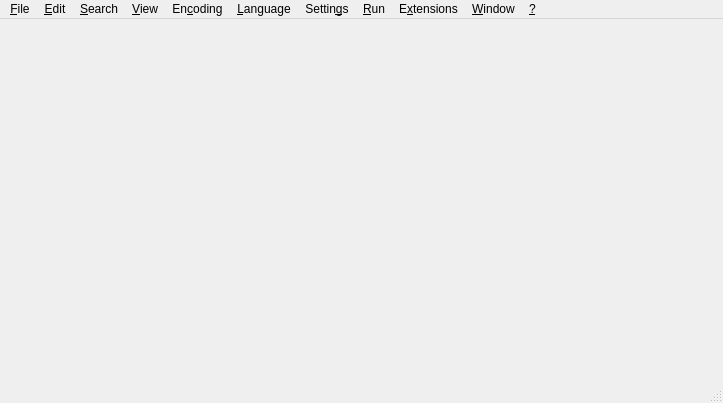
<?xml version="1.0" encoding="UTF-8"?>
<ui version="4.0">
 <class>MainWindow</class>
 <widget class="QMainWindow" name="MainWindow">
  <property name="geometry">
   <rect>
    <x>0</x>
    <y>0</y>
    <width>723</width>
    <height>403</height>
   </rect>
  </property>
  <property name="windowTitle">
   <string>Notepadqq</string>
  </property>
  <property name="windowIcon">
   <iconset resource="resources.qrc">
    <normaloff>:/icons/notepadqq/scalable/notepadqq.svg</normaloff>:/icons/notepadqq/scalable/notepadqq.svg</iconset>
  </property>
  <property name="documentMode">
   <bool>true</bool>
  </property>
  <property name="unifiedTitleAndToolBarOnMac">
   <bool>false</bool>
  </property>
  <widget class="QWidget" name="centralWidget">
   <layout class="QVBoxLayout" name="verticalLayout">
    <property name="leftMargin">
     <number>0</number>
    </property>
    <property name="topMargin">
     <number>0</number>
    </property>
    <property name="rightMargin">
     <number>0</number>
    </property>
    <property name="bottomMargin">
     <number>0</number>
    </property>
   </layout>
  </widget>
  <widget class="QMenuBar" name="menuBar">
   <property name="geometry">
    <rect>
     <x>0</x>
     <y>0</y>
     <width>723</width>
     <height>23</height>
    </rect>
   </property>
   <widget class="QMenu" name="menu_File">
    <property name="title">
     <string>&amp;File</string>
    </property>
    <widget class="QMenu" name="menuRecent_Files">
     <property name="title">
      <string>Recent Files</string>
     </property>
    </widget>
    <addaction name="actionNew"/>
    <addaction name="actionOpen"/>
    <addaction name="actionOpen_Folder"/>
    <addaction name="actionReload_from_Disk"/>
    <addaction name="actionSave"/>
    <addaction name="actionSave_as"/>
    <addaction name="actionSave_a_Copy_As"/>
    <addaction name="actionSave_All"/>
    <addaction name="actionRename"/>
    <addaction name="actionClose"/>
    <addaction name="actionClose_All"/>
    <addaction name="actionClose_All_BUT_Current_Document"/>
    <addaction name="separator"/>
    <addaction name="actionLoad_Session"/>
    <addaction name="actionSave_Session"/>
    <addaction name="separator"/>
    <addaction name="actionPrint"/>
    <addaction name="actionPrint_Now"/>
    <addaction name="menuRecent_Files"/>
    <addaction name="separator"/>
    <addaction name="actionExit"/>
   </widget>
   <widget class="QMenu" name="menu_Edit">
    <property name="title">
     <string>&amp;Edit</string>
    </property>
    <widget class="QMenu" name="menuEOL_Conversion">
     <property name="title">
      <string>&amp;End of line</string>
     </property>
     <addaction name="actionWindows_Format"/>
     <addaction name="actionUNIX_Format"/>
     <addaction name="actionMac_Format"/>
    </widget>
    <widget class="QMenu" name="menuCopy_to_Clipboard">
     <property name="title">
      <string>C&amp;opy to Clipboard</string>
     </property>
     <addaction name="actionCurrent_Full_File_Path_to_Clipboard"/>
     <addaction name="actionCurrent_Filename_to_Clipboard"/>
     <addaction name="actionCurrent_Directory_Path_to_Clipboard"/>
    </widget>
    <widget class="QMenu" name="menuConvert_Case_to">
     <property name="title">
      <string>Co&amp;nvert Case to</string>
     </property>
     <addaction name="actionUPPERCASE"/>
     <addaction name="actionLowercase"/>
    </widget>
    <widget class="QMenu" name="menuIndentation">
     <property name="title">
      <string>&amp;Indentation</string>
     </property>
     <addaction name="actionIndentation_Default_Settings"/>
     <addaction name="actionIndentation_Custom"/>
     <addaction name="separator"/>
     <addaction name="actionToggle_Smart_Indent"/>
    </widget>
    <widget class="QMenu" name="menuLine_Operations">
     <property name="title">
      <string>&amp;Line Operations</string>
     </property>
     <addaction name="actionDuplicate_Line"/>
     <addaction name="actionDelete_Line"/>
     <addaction name="actionMove_Line_Up"/>
     <addaction name="actionMove_Line_Down"/>
    </widget>
    <widget class="QMenu" name="menuBlank_Operations">
     <property name="title">
      <string>&amp;Blank Operations</string>
     </property>
     <addaction name="actionTrim_Trailing_Space"/>
     <addaction name="actionTrim_Leading_Space"/>
     <addaction name="actionTrim_Leading_and_Trailing_Space"/>
     <addaction name="actionEOL_to_Space"/>
     <addaction name="separator"/>
     <addaction name="actionTAB_to_Space"/>
     <addaction name="actionSpace_to_TAB_All"/>
     <addaction name="actionSpace_to_TAB_Leading"/>
    </widget>
    <addaction name="actionUndo"/>
    <addaction name="actionRedo"/>
    <addaction name="separator"/>
    <addaction name="actionCut"/>
    <addaction name="actionCopy"/>
    <addaction name="actionPaste"/>
    <addaction name="actionDelete"/>
    <addaction name="actionSelect_All"/>
    <addaction name="actionBegin_End_Select"/>
    <addaction name="separator"/>
    <addaction name="menuCopy_to_Clipboard"/>
    <addaction name="menuConvert_Case_to"/>
    <addaction name="menuLine_Operations"/>
    <addaction name="menuEOL_Conversion"/>
    <addaction name="menuBlank_Operations"/>
    <addaction name="menuIndentation"/>
   </widget>
   <widget class="QMenu" name="menu_Search">
    <property name="title">
     <string>&amp;Search</string>
    </property>
    <addaction name="actionSearch"/>
    <addaction name="actionFind_in_Files"/>
    <addaction name="actionFind_Next"/>
    <addaction name="actionFind_Previous"/>
    <addaction name="separator"/>
    <addaction name="actionReplace"/>
    <addaction name="separator"/>
    <addaction name="actionGo_to_Line"/>
   </widget>
   <widget class="QMenu" name="menu_View">
    <property name="title">
     <string>&amp;View</string>
    </property>
    <widget class="QMenu" name="menuShow_Symbol">
     <property name="title">
      <string>&amp;Show Symbol</string>
     </property>
     <addaction name="actionShow_Whitespace"/>
     <addaction name="actionShow_End_of_Line"/>
     <addaction name="actionShow_All_Characters"/>
     <addaction name="separator"/>
     <addaction name="actionShow_Indent_Guide"/>
     <addaction name="actionShow_Wrap_Symbol"/>
    </widget>
    <widget class="QMenu" name="menuZoom">
     <property name="title">
      <string>&amp;Zoom</string>
     </property>
     <addaction name="actionZoom_In"/>
     <addaction name="actionZoom_Out"/>
     <addaction name="actionRestore_Default_Zoom"/>
    </widget>
    <widget class="QMenu" name="menuMove_Clone_Current_Document">
     <property name="title">
      <string>&amp;Move/Clone Current Document</string>
     </property>
     <addaction name="actionMove_to_Other_View"/>
     <addaction name="actionClone_to_Other_View"/>
     <addaction name="actionMove_to_New_Window"/>
     <addaction name="actionOpen_in_New_Window"/>
    </widget>
    <addaction name="separator"/>
    <addaction name="menuShow_Symbol"/>
    <addaction name="menuZoom"/>
    <addaction name="menuMove_Clone_Current_Document"/>
    <addaction name="actionWord_wrap"/>
    <addaction name="actionMath_Rendering"/>
    <addaction name="actionToggle_To_Former_Tab"/>
    <addaction name="separator"/>
    <addaction name="separator"/>
    <addaction name="actionFull_Screen"/>
   </widget>
   <widget class="QMenu" name="menu_Encoding">
    <property name="title">
     <string>En&amp;coding</string>
    </property>
    <addaction name="actionInterpret_as_UTF_8"/>
    <addaction name="actionInterpret_as_UTF_8_without_BOM"/>
    <addaction name="actionInterpret_as_UTF_16BE_UCS_2_Big_Endian"/>
    <addaction name="actionInterpret_as_UTF_16LE_UCS_2_Little_Endian"/>
    <addaction name="actionInterpret_As"/>
    <addaction name="separator"/>
    <addaction name="actionReload_File_Interpreted_As"/>
    <addaction name="separator"/>
    <addaction name="actionUTF_8"/>
    <addaction name="actionUTF_8_without_BOM"/>
    <addaction name="actionUTF_16BE"/>
    <addaction name="actionUTF_16LE"/>
    <addaction name="actionConvert_to"/>
   </widget>
   <widget class="QMenu" name="menu_Language">
    <property name="title">
     <string>&amp;Language</string>
    </property>
    <addaction name="actionPlain_text"/>
    <addaction name="separator"/>
   </widget>
   <widget class="QMenu" name="menu_Settings">
    <property name="title">
     <string>Settin&amp;gs</string>
    </property>
    <addaction name="actionPreferences"/>
    <addaction name="separator"/>
    <addaction name="actionShow_Menubar"/>
    <addaction name="actionShow_Toolbar"/>
   </widget>
   <widget class="QMenu" name="menu_Help">
    <property name="title">
     <string>&amp;?</string>
    </property>
    <addaction name="actionAbout_Qt"/>
    <addaction name="actionAbout_Notepadqq"/>
   </widget>
   <widget class="QMenu" name="menu_Run">
    <property name="title">
     <string>&amp;Run</string>
    </property>
    <addaction name="actionRun"/>
    <addaction name="separator"/>
   </widget>
   <widget class="QMenu" name="menu_Window">
    <property name="title">
     <string>&amp;Window</string>
    </property>
    <addaction name="actionOpen_a_New_Window"/>
   </widget>
   <widget class="QMenu" name="menu_Extensions">
    <property name="title">
     <string>E&amp;xtensions</string>
    </property>
    <addaction name="actionInstall_Extension"/>
    <addaction name="separator"/>
   </widget>
   <addaction name="menu_File"/>
   <addaction name="menu_Edit"/>
   <addaction name="menu_Search"/>
   <addaction name="menu_View"/>
   <addaction name="menu_Encoding"/>
   <addaction name="menu_Language"/>
   <addaction name="menu_Settings"/>
   <addaction name="menu_Run"/>
   <addaction name="menu_Extensions"/>
   <addaction name="menu_Window"/>
   <addaction name="menu_Help"/>
  </widget>
  <widget class="QStatusBar" name="statusBar"/>
  <action name="actionOpen">
   <property name="text">
    <string>&amp;Open...</string>
   </property>
   <property name="shortcut">
    <string>Ctrl+O</string>
   </property>
  </action>
  <action name="actionNew">
   <property name="text">
    <string>&amp;New</string>
   </property>
   <property name="shortcut">
    <string>Ctrl+N</string>
   </property>
  </action>
  <action name="actionReload_from_Disk">
   <property name="text">
    <string>&amp;Reload from Disk</string>
   </property>
  </action>
  <action name="actionSave">
   <property name="text">
    <string>&amp;Save</string>
   </property>
   <property name="shortcut">
    <string>Ctrl+S</string>
   </property>
  </action>
  <action name="actionSave_as">
   <property name="text">
    <string>Save &amp;As...</string>
   </property>
   <property name="toolTip">
    <string>Save As...</string>
   </property>
   <property name="shortcut">
    <string>Ctrl+Alt+S</string>
   </property>
  </action>
  <action name="actionSave_a_Copy_As">
   <property name="text">
    <string>Sa&amp;ve a Copy As...</string>
   </property>
  </action>
  <action name="actionSave_All">
   <property name="text">
    <string>Sav&amp;e All</string>
   </property>
   <property name="shortcut">
    <string>Ctrl+Shift+S</string>
   </property>
  </action>
  <action name="actionRename">
   <property name="text">
    <string>Rena&amp;me...</string>
   </property>
  </action>
  <action name="actionClose">
   <property name="text">
    <string>&amp;Close</string>
   </property>
   <property name="shortcut">
    <string>Ctrl+W</string>
   </property>
  </action>
  <action name="actionClose_All">
   <property name="text">
    <string>C&amp;lose All</string>
   </property>
  </action>
  <action name="actionClose_All_BUT_Current_Document">
   <property name="text">
    <string>Close All &amp;BUT Current Document</string>
   </property>
  </action>
  <action name="actionLoad_Session">
   <property name="text">
    <string>Load Session...</string>
   </property>
  </action>
  <action name="actionSave_Session">
   <property name="text">
    <string>Save Session...</string>
   </property>
  </action>
  <action name="actionPrint">
   <property name="enabled">
    <bool>true</bool>
   </property>
   <property name="text">
    <string>&amp;Print...</string>
   </property>
   <property name="shortcut">
    <string>Ctrl+P</string>
   </property>
   <property name="visible">
    <bool>true</bool>
   </property>
  </action>
  <action name="actionPrint_Now">
   <property name="enabled">
    <bool>false</bool>
   </property>
   <property name="text">
    <string>Pr&amp;int Now</string>
   </property>
   <property name="visible">
    <bool>false</bool>
   </property>
  </action>
  <action name="actionOpen_All_Recent_Files">
   <property name="text">
    <string>Open All Recent Files</string>
   </property>
  </action>
  <action name="actionEmpty_Recent_Files_List">
   <property name="text">
    <string>Empty Recent Files List</string>
   </property>
  </action>
  <action name="actionExit">
   <property name="text">
    <string>E&amp;xit</string>
   </property>
   <property name="shortcut">
    <string>Alt+F4</string>
   </property>
  </action>
  <action name="actionUndo">
   <property name="text">
    <string>&amp;Undo</string>
   </property>
   <property name="shortcut">
    <string>Ctrl+Z</string>
   </property>
  </action>
  <action name="actionRedo">
   <property name="text">
    <string>&amp;Redo</string>
   </property>
   <property name="shortcut">
    <string>Ctrl+Y</string>
   </property>
  </action>
  <action name="actionCut">
   <property name="text">
    <string>Cu&amp;t</string>
   </property>
   <property name="shortcut">
    <string>Ctrl+X</string>
   </property>
  </action>
  <action name="actionCopy">
   <property name="text">
    <string>&amp;Copy</string>
   </property>
   <property name="shortcut">
    <string>Ctrl+C</string>
   </property>
  </action>
  <action name="actionPaste">
   <property name="text">
    <string>&amp;Paste</string>
   </property>
   <property name="shortcut">
    <string>Ctrl+V</string>
   </property>
  </action>
  <action name="actionDelete">
   <property name="text">
    <string>&amp;Delete</string>
   </property>
   <property name="shortcut">
    <string>Del</string>
   </property>
  </action>
  <action name="actionSelect_All">
   <property name="text">
    <string>Select &amp;All</string>
   </property>
   <property name="shortcut">
    <string>Ctrl+A</string>
   </property>
  </action>
  <action name="actionAbout_Notepadqq">
   <property name="text">
    <string>About &amp;Notepadqq...</string>
   </property>
   <property name="shortcut">
    <string>F1</string>
   </property>
  </action>
  <action name="actionAbout_Qt">
   <property name="text">
    <string>&amp;About Qt...</string>
   </property>
  </action>
  <action name="actionWindows_Format">
   <property name="checkable">
    <bool>true</bool>
   </property>
   <property name="text">
    <string>&amp;Windows Format</string>
   </property>
  </action>
  <action name="actionUNIX_Format">
   <property name="checkable">
    <bool>true</bool>
   </property>
   <property name="checked">
    <bool>true</bool>
   </property>
   <property name="text">
    <string>&amp;UNIX / OS X Format</string>
   </property>
  </action>
  <action name="actionMac_Format">
   <property name="checkable">
    <bool>true</bool>
   </property>
   <property name="text">
    <string>&amp;Old Mac Format</string>
   </property>
  </action>
  <action name="actionShow_End_of_Line">
   <property name="checkable">
    <bool>true</bool>
   </property>
   <property name="text">
    <string>Show &amp;End of Line</string>
   </property>
  </action>
  <action name="actionShow_Tabs">
   <property name="checkable">
    <bool>true</bool>
   </property>
   <property name="text">
    <string>&amp;Show Tabs</string>
   </property>
  </action>
  <action name="actionShow_All_Characters">
   <property name="checkable">
    <bool>true</bool>
   </property>
   <property name="text">
    <string>Show All &amp;Characters</string>
   </property>
  </action>
  <action name="actionShow_Indent_Guide">
   <property name="checkable">
    <bool>true</bool>
   </property>
   <property name="checked">
    <bool>true</bool>
   </property>
   <property name="text">
    <string>Show &amp;Indent Guide</string>
   </property>
  </action>
  <action name="actionShow_Wrap_Symbol">
   <property name="checkable">
    <bool>true</bool>
   </property>
   <property name="text">
    <string>Show &amp;Wrap Symbol</string>
   </property>
  </action>
  <action name="actionWord_wrap">
   <property name="checkable">
    <bool>true</bool>
   </property>
   <property name="text">
    <string>&amp;Word wrap</string>
   </property>
  </action>
  <action name="actionMath_Rendering">
   <property name="checkable">
    <bool>true</bool>
   </property>
   <property name="text">
    <string>Math &amp;Rendering</string>
   </property>
   <property name="visible">
    <bool>false</bool>
   </property>
  </action>
  <action name="actionCurrent_Full_File_Path_to_Clipboard">
   <property name="text">
    <string>&amp;Copy Full Path to Clipboard</string>
   </property>
  </action>
  <action name="actionCurrent_Filename_to_Clipboard">
   <property name="text">
    <string>Copy &amp;Filename to Clipboard</string>
   </property>
  </action>
  <action name="actionCurrent_Directory_Path_to_Clipboard">
   <property name="text">
    <string>Copy &amp;Directory to Clipboard</string>
   </property>
  </action>
  <action name="actionZoom_In">
   <property name="text">
    <string>Zoom &amp;In</string>
   </property>
   <property name="shortcut">
    <string>Ctrl++</string>
   </property>
  </action>
  <action name="actionZoom_Out">
   <property name="text">
    <string>Zoom &amp;Out</string>
   </property>
   <property name="shortcut">
    <string>Ctrl+-</string>
   </property>
  </action>
  <action name="actionRestore_Default_Zoom">
   <property name="text">
    <string>&amp;Restore Default Zoom</string>
   </property>
   <property name="shortcut">
    <string>Ctrl+0</string>
   </property>
  </action>
  <action name="actionMove_to_Other_View">
   <property name="text">
    <string>&amp;Move to Other View</string>
   </property>
  </action>
  <action name="actionClone_to_Other_View">
   <property name="text">
    <string>&amp;Clone to Other View</string>
   </property>
   <property name="visible">
    <bool>false</bool>
   </property>
  </action>
  <action name="actionMove_to_New_Window">
   <property name="text">
    <string>Move to a &amp;New Window</string>
   </property>
  </action>
  <action name="actionOpen_in_New_Window">
   <property name="text">
    <string>&amp;Open in a New Window</string>
   </property>
  </action>
  <action name="action_Start_Recording">
   <property name="text">
    <string>&amp;Start Recording</string>
   </property>
   <property name="visible">
    <bool>false</bool>
   </property>
  </action>
  <action name="action_Stop_Recording">
   <property name="enabled">
    <bool>false</bool>
   </property>
   <property name="text">
    <string>&amp;Stop Recording</string>
   </property>
   <property name="visible">
    <bool>false</bool>
   </property>
  </action>
  <action name="action_Playback">
   <property name="enabled">
    <bool>false</bool>
   </property>
   <property name="text">
    <string>&amp;Playback</string>
   </property>
   <property name="visible">
    <bool>false</bool>
   </property>
  </action>
  <action name="actionSave_Currently_Recorded_Macro">
   <property name="enabled">
    <bool>false</bool>
   </property>
   <property name="text">
    <string>Save Currently Recorded Macro</string>
   </property>
   <property name="visible">
    <bool>false</bool>
   </property>
  </action>
  <action name="actionRun_a_Macro_Multiple_Times">
   <property name="text">
    <string>Run a Macro Multiple Times...</string>
   </property>
   <property name="visible">
    <bool>false</bool>
   </property>
  </action>
  <action name="actionTrim_Trailing_and_save">
   <property name="text">
    <string>Trim Trailing and save</string>
   </property>
  </action>
  <action name="actionModify_Shortcut_Delete_Macro">
   <property name="text">
    <string>Modify Shortcut/Delete Macro...</string>
   </property>
  </action>
  <action name="actionUPPERCASE">
   <property name="text">
    <string>&amp;UPPERCASE</string>
   </property>
   <property name="shortcut">
    <string>Ctrl+Shift+U</string>
   </property>
  </action>
  <action name="actionLowercase">
   <property name="text">
    <string>&amp;lowercase</string>
   </property>
   <property name="shortcut">
    <string>Ctrl+U</string>
   </property>
  </action>
  <action name="actionUTF_8">
   <property name="text">
    <string>&amp;Convert to UTF-8</string>
   </property>
  </action>
  <action name="actionUTF_16BE">
   <property name="text">
    <string>Convert to UTF-&amp;16BE (UCS-2 Big Endian)</string>
   </property>
  </action>
  <action name="actionUTF_16LE">
   <property name="text">
    <string>Convert to UTF-16LE (UCS-&amp;2 Little Endian)</string>
   </property>
  </action>
  <action name="actionUTF_8_without_BOM">
   <property name="text">
    <string>Convert to &amp;UTF-8 without BOM</string>
   </property>
  </action>
  <action name="actionRun">
   <property name="text">
    <string>&amp;Run...</string>
   </property>
  </action>
  <action name="actionLaunch_in_Firefox">
   <property name="text">
    <string>Launch in Firefox</string>
   </property>
  </action>
  <action name="actionLaunch_in_Chromium">
   <property name="text">
    <string>Launch in Chromium</string>
   </property>
  </action>
  <action name="actionGet_php_help">
   <property name="text">
    <string>Get PHP help</string>
   </property>
  </action>
  <action name="actionGoogle_Search">
   <property name="text">
    <string>Google Search</string>
   </property>
  </action>
  <action name="actionWikipedia_Search">
   <property name="text">
    <string>Wikipedia Search</string>
   </property>
  </action>
  <action name="actionOpen_file">
   <property name="text">
    <string>Open file(s)</string>
   </property>
  </action>
  <action name="actionOpen_in_another_window">
   <property name="text">
    <string>Open file(s) in a new window</string>
   </property>
  </action>
  <action name="actionModify_Shortcut_Delete_Command">
   <property name="text">
    <string>Modify Shortcut / Delete Command...</string>
   </property>
  </action>
  <action name="actionPreferences">
   <property name="text">
    <string>&amp;Preferences...</string>
   </property>
  </action>
  <action name="actionSearch">
   <property name="text">
    <string>&amp;Find...</string>
   </property>
   <property name="shortcut">
    <string>Ctrl+F</string>
   </property>
  </action>
  <action name="actionFind_Next">
   <property name="text">
    <string>Find &amp;Next</string>
   </property>
   <property name="shortcut">
    <string>F3</string>
   </property>
  </action>
  <action name="actionFind_Previous">
   <property name="text">
    <string>Find &amp;Previous</string>
   </property>
   <property name="shortcut">
    <string>Shift+F3</string>
   </property>
  </action>
  <action name="actionPlain_text">
   <property name="text">
    <string>&amp;Plain text</string>
   </property>
  </action>
  <action name="actionReplace">
   <property name="text">
    <string>&amp;Replace...</string>
   </property>
   <property name="shortcut">
    <string>Ctrl+H</string>
   </property>
  </action>
  <action name="actionReload_File_Interpreted_As">
   <property name="text">
    <string>&amp;Reload file interpreted as...</string>
   </property>
  </action>
  <action name="actionConvert_to">
   <property name="text">
    <string>C&amp;onvert to...</string>
   </property>
  </action>
  <action name="actionInterpret_as_UTF_16BE_UCS_2_Big_Endian">
   <property name="text">
    <string>Interpret as UTF-16BE (UCS-2 &amp;Big Endian)</string>
   </property>
  </action>
  <action name="actionInterpret_as_UTF_8_without_BOM">
   <property name="text">
    <string>Interpret as UTF-&amp;8 without BOM</string>
   </property>
  </action>
  <action name="actionInterpret_as_UTF_8">
   <property name="text">
    <string>&amp;Interpret as UTF-8</string>
   </property>
  </action>
  <action name="actionInterpret_as_UTF_16LE_UCS_2_Little_Endian">
   <property name="text">
    <string>Interpret as UTF-16LE (UCS-2 &amp;Little Endian)</string>
   </property>
  </action>
  <action name="actionIndentation_Default_Settings">
   <property name="checkable">
    <bool>true</bool>
   </property>
   <property name="checked">
    <bool>true</bool>
   </property>
   <property name="text">
    <string>&amp;Default settings</string>
   </property>
  </action>
  <action name="actionIndentation_Custom">
   <property name="checkable">
    <bool>true</bool>
   </property>
   <property name="text">
    <string>&amp;Custom...</string>
   </property>
  </action>
  <action name="actionInterpret_As">
   <property name="text">
    <string>I&amp;nterpret as...</string>
   </property>
  </action>
  <action name="actionLaunch_in_Chrome">
   <property name="text">
    <string>Launch in Chrome</string>
   </property>
  </action>
  <action name="actionOpen_a_New_Window">
   <property name="text">
    <string>&amp;Open a New Window</string>
   </property>
  </action>
  <action name="actionFind_in_Files">
   <property name="text">
    <string>&amp;Advanced Search</string>
   </property>
   <property name="shortcut">
    <string>Ctrl+Shift+F</string>
   </property>
  </action>
  <action name="actionDelete_Line">
   <property name="text">
    <string>Delete &amp;Current Line</string>
   </property>
   <property name="toolTip">
    <string>Delete the current line</string>
   </property>
   <property name="shortcut">
    <string>Ctrl+L</string>
   </property>
  </action>
  <action name="actionDuplicate_Line">
   <property name="text">
    <string>&amp;Duplicate Current Line</string>
   </property>
   <property name="toolTip">
    <string>Duplicate the current line</string>
   </property>
   <property name="shortcut">
    <string>Ctrl+D</string>
   </property>
  </action>
  <action name="actionMove_Line_Up">
   <property name="text">
    <string>&amp;Move Line Up</string>
   </property>
   <property name="toolTip">
    <string>Move the current line up</string>
   </property>
   <property name="shortcut">
    <string>Ctrl+Shift+Up</string>
   </property>
  </action>
  <action name="actionMove_Line_Down">
   <property name="text">
    <string>Move &amp;Line Down</string>
   </property>
   <property name="toolTip">
    <string>Move the current line down</string>
   </property>
   <property name="shortcut">
    <string>Ctrl+Shift+Down</string>
   </property>
  </action>
  <action name="actionTrim_Trailing_Space">
   <property name="text">
    <string>&amp;Trim Trailing Space</string>
   </property>
   <property name="toolTip">
    <string>Trim Trailing Space</string>
   </property>
  </action>
  <action name="actionTrim_Leading_Space">
   <property name="text">
    <string>Trim &amp;Leading Space</string>
   </property>
   <property name="toolTip">
    <string>Trim Leading Space</string>
   </property>
  </action>
  <action name="actionTrim_Leading_and_Trailing_Space">
   <property name="text">
    <string>T&amp;rim Leading and Trailing Space</string>
   </property>
  </action>
  <action name="actionEOL_to_Space">
   <property name="text">
    <string>&amp;EOL to Space</string>
   </property>
  </action>
  <action name="actionTAB_to_Space">
   <property name="text">
    <string>TA&amp;B to Space</string>
   </property>
  </action>
  <action name="actionSpace_to_TAB_All">
   <property name="text">
    <string>&amp;Space to TAB (All)</string>
   </property>
  </action>
  <action name="actionSpace_to_TAB_Leading">
   <property name="text">
    <string>S&amp;pace to TAB (Leading)</string>
   </property>
  </action>
  <action name="actionOpen_Folder">
   <property name="text">
    <string>Open &amp;Folder...</string>
   </property>
  </action>
  <action name="actionGo_to_Line">
   <property name="text">
    <string>&amp;Go to line...</string>
   </property>
   <property name="shortcut">
    <string>Ctrl+G</string>
   </property>
  </action>
  <action name="actionInstall_Extension">
   <property name="text">
    <string>&amp;Install Extension...</string>
   </property>
  </action>
  <action name="actionFull_Screen">
   <property name="checkable">
    <bool>true</bool>
   </property>
   <property name="text">
    <string>&amp;Full Screen</string>
   </property>
   <property name="shortcut">
    <string>F11</string>
   </property>
  </action>
  <action name="actionShow_Whitespace">
   <property name="checkable">
    <bool>true</bool>
   </property>
   <property name="text">
    <string>S&amp;how Whitespace</string>
   </property>
   <property name="iconText">
    <string>S&amp;how Whitespace</string>
   </property>
   <property name="toolTip">
    <string>S&amp;how Whitespace</string>
   </property>
  </action>
  <action name="actionToggle_Smart_Indent">
   <property name="checkable">
    <bool>true</bool>
   </property>
   <property name="checked">
    <bool>true</bool>
   </property>
   <property name="text">
    <string>&amp;Enable Smart Indent</string>
   </property>
  </action>
  <action name="actionShow_Menubar">
   <property name="checkable">
    <bool>true</bool>
   </property>
   <property name="text">
    <string>&amp;Show Menubar</string>
   </property>
   <property name="shortcut">
    <string>Ctrl+M</string>
   </property>
  </action>
  <action name="actionShow_Toolbar">
   <property name="checkable">
    <bool>true</bool>
   </property>
   <property name="text">
    <string>S&amp;how Toolbar</string>
   </property>
  </action>
  <action name="actionBegin_End_Select">
   <property name="checkable">
    <bool>true</bool>
   </property>
   <property name="text">
    <string>Begin/End Select</string>
   </property>
  </action>
  <action name="actionToggle_To_Former_Tab">
   <property name="text">
    <string>Toggle To Former Tab</string>
   </property>
   <property name="toolTip">
    <string>Toggle Back to Former Tab</string>
   </property>
   <property name="shortcut">
    <string>Ctrl+T</string>
   </property>
  </action>
 </widget>
 <layoutdefault spacing="6" margin="11"/>
 <resources>
  <include location="resources.qrc"/>
 </resources>
 <connections/>
</ui>
